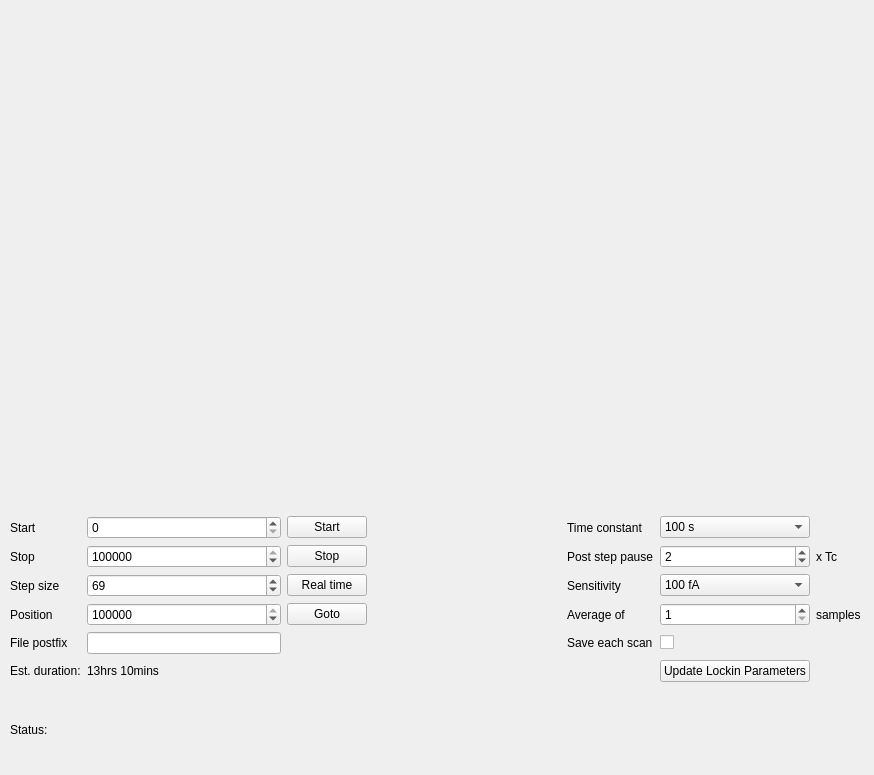
<?xml version="1.0" encoding="UTF-8"?>
<ui version="4.0">
 <class>MainWindow</class>
 <widget class="QMainWindow" name="MainWindow">
  <property name="geometry">
   <rect>
    <x>0</x>
    <y>0</y>
    <width>874</width>
    <height>775</height>
   </rect>
  </property>
  <property name="windowTitle">
   <string>MainWindow</string>
  </property>
  <widget class="QWidget" name="centralwidget">
   <widget class="QWidget" name="verticalLayoutWidget">
    <property name="geometry">
     <rect>
      <x>10</x>
      <y>10</y>
      <width>851</width>
      <height>761</height>
     </rect>
    </property>
    <layout class="QVBoxLayout" name="verticalLayout">
     <item>
      <widget class="QWidget" name="wplot" native="true">
       <property name="enabled">
        <bool>true</bool>
       </property>
       <property name="minimumSize">
        <size>
         <width>700</width>
         <height>500</height>
        </size>
       </property>
       <property name="maximumSize">
        <size>
         <width>2000</width>
         <height>2000</height>
        </size>
       </property>
      </widget>
     </item>
     <item>
      <layout class="QGridLayout" name="gridLayout_2">
       <item row="3" column="1">
        <widget class="QSpinBox" name="nPosition">
         <property name="maximum">
          <number>300000</number>
         </property>
         <property name="value">
          <number>135000</number>
         </property>
        </widget>
       </item>
       <item row="3" column="2">
        <widget class="QPushButton" name="btnGoto">
         <property name="text">
          <string>Goto</string>
         </property>
         <property name="checkable">
          <bool>false</bool>
         </property>
         <property name="autoDefault">
          <bool>false</bool>
         </property>
        </widget>
       </item>
       <item row="1" column="2">
        <widget class="QPushButton" name="btnStop">
         <property name="text">
          <string>Stop</string>
         </property>
         <property name="autoDefault">
          <bool>false</bool>
         </property>
        </widget>
       </item>
       <item row="2" column="0">
        <widget class="QLabel" name="label_3">
         <property name="text">
          <string>Step size</string>
         </property>
        </widget>
       </item>
       <item row="0" column="4">
        <widget class="QLabel" name="label_5">
         <property name="text">
          <string>Time constant</string>
         </property>
        </widget>
       </item>
       <item row="1" column="4">
        <widget class="QLabel" name="label_10">
         <property name="text">
          <string>Post step pause</string>
         </property>
        </widget>
       </item>
       <item row="0" column="2">
        <widget class="QPushButton" name="btnStart">
         <property name="text">
          <string notr="true">Start</string>
         </property>
         <property name="shortcut">
          <string notr="true"/>
         </property>
         <property name="autoDefault">
          <bool>false</bool>
         </property>
         <property name="default">
          <bool>false</bool>
         </property>
         <property name="flat">
          <bool>false</bool>
         </property>
        </widget>
       </item>
       <item row="2" column="2">
        <widget class="QPushButton" name="btnRealtime">
         <property name="text">
          <string>Real time</string>
         </property>
         <property name="autoDefault">
          <bool>false</bool>
         </property>
        </widget>
       </item>
       <item row="1" column="0">
        <widget class="QLabel" name="label_2">
         <property name="text">
          <string>Stop</string>
         </property>
        </widget>
       </item>
       <item row="3" column="3">
        <spacer name="horizontalSpacer_4">
         <property name="orientation">
          <enum>Qt::Horizontal</enum>
         </property>
         <property name="sizeHint" stdset="0">
          <size>
           <width>40</width>
           <height>20</height>
          </size>
         </property>
        </spacer>
       </item>
       <item row="0" column="1">
        <widget class="QSpinBox" name="nStart">
         <property name="maximum">
          <number>500000</number>
         </property>
        </widget>
       </item>
       <item row="0" column="0">
        <widget class="QLabel" name="label">
         <property name="text">
          <string>Start</string>
         </property>
        </widget>
       </item>
       <item row="2" column="3">
        <spacer name="horizontalSpacer_3">
         <property name="orientation">
          <enum>Qt::Horizontal</enum>
         </property>
         <property name="sizeHint" stdset="0">
          <size>
           <width>40</width>
           <height>20</height>
          </size>
         </property>
        </spacer>
       </item>
       <item row="3" column="0">
        <widget class="QLabel" name="label_4">
         <property name="text">
          <string>Position</string>
         </property>
        </widget>
       </item>
       <item row="4" column="4">
        <widget class="QLabel" name="label_8">
         <property name="text">
          <string>Save each scan</string>
         </property>
        </widget>
       </item>
       <item row="3" column="5">
        <widget class="QSpinBox" name="nAvg">
         <property name="minimum">
          <number>1</number>
         </property>
        </widget>
       </item>
       <item row="1" column="5">
        <widget class="QSpinBox" name="nPostmove">
         <property name="minimum">
          <number>0</number>
         </property>
         <property name="maximum">
          <number>30</number>
         </property>
         <property name="value">
          <number>2</number>
         </property>
        </widget>
       </item>
       <item row="3" column="4">
        <widget class="QLabel" name="label_7">
         <property name="text">
          <string>Average of</string>
         </property>
        </widget>
       </item>
       <item row="2" column="4">
        <widget class="QLabel" name="label_6">
         <property name="text">
          <string>Sensitivity</string>
         </property>
        </widget>
       </item>
       <item row="2" column="1">
        <widget class="QSpinBox" name="nStepsize">
         <property name="minimum">
          <number>1</number>
         </property>
         <property name="maximum">
          <number>500</number>
         </property>
         <property name="value">
          <number>69</number>
         </property>
        </widget>
       </item>
       <item row="0" column="3">
        <spacer name="horizontalSpacer">
         <property name="orientation">
          <enum>Qt::Horizontal</enum>
         </property>
         <property name="sizeHint" stdset="0">
          <size>
           <width>40</width>
           <height>20</height>
          </size>
         </property>
        </spacer>
       </item>
       <item row="1" column="3">
        <spacer name="horizontalSpacer_2">
         <property name="orientation">
          <enum>Qt::Horizontal</enum>
         </property>
         <property name="sizeHint" stdset="0">
          <size>
           <width>40</width>
           <height>20</height>
          </size>
         </property>
        </spacer>
       </item>
       <item row="4" column="5">
        <widget class="QCheckBox" name="cbSaveall">
         <property name="text">
          <string/>
         </property>
         <property name="checked">
          <bool>false</bool>
         </property>
        </widget>
       </item>
       <item row="0" column="5">
        <widget class="QComboBox" name="ddTc">
         <item>
          <property name="text">
           <string>100 s</string>
          </property>
         </item>
         <item>
          <property name="text">
           <string>30 s</string>
          </property>
         </item>
         <item>
          <property name="text">
           <string>10 s</string>
          </property>
         </item>
         <item>
          <property name="text">
           <string>3 s</string>
          </property>
         </item>
         <item>
          <property name="text">
           <string>1 s</string>
          </property>
         </item>
         <item>
          <property name="text">
           <string>300 ms</string>
          </property>
         </item>
         <item>
          <property name="text">
           <string>100 ms</string>
          </property>
         </item>
         <item>
          <property name="text">
           <string>30 ms</string>
          </property>
         </item>
         <item>
          <property name="text">
           <string>10 ms</string>
          </property>
         </item>
         <item>
          <property name="text">
           <string>3 ms</string>
          </property>
         </item>
         <item>
          <property name="text">
           <string>1 ms</string>
          </property>
         </item>
        </widget>
       </item>
       <item row="1" column="1">
        <widget class="QSpinBox" name="nStop">
         <property name="maximum">
          <number>500000</number>
         </property>
         <property name="value">
          <number>300000</number>
         </property>
        </widget>
       </item>
       <item row="2" column="5">
        <widget class="QComboBox" name="ddSens">
         <property name="maxVisibleItems">
          <number>20</number>
         </property>
         <item>
          <property name="text">
           <string>100 fA</string>
          </property>
         </item>
         <item>
          <property name="text">
           <string>200 fA</string>
          </property>
         </item>
         <item>
          <property name="text">
           <string>500 fA</string>
          </property>
         </item>
         <item>
          <property name="text">
           <string>1 pA</string>
          </property>
         </item>
         <item>
          <property name="text">
           <string>2 pA</string>
          </property>
         </item>
         <item>
          <property name="text">
           <string>5 pA</string>
          </property>
         </item>
         <item>
          <property name="text">
           <string>10 pA</string>
          </property>
         </item>
         <item>
          <property name="text">
           <string>20 pA</string>
          </property>
         </item>
         <item>
          <property name="text">
           <string>50 pA</string>
          </property>
         </item>
         <item>
          <property name="text">
           <string>100 pA</string>
          </property>
         </item>
         <item>
          <property name="text">
           <string>200 pA</string>
          </property>
         </item>
         <item>
          <property name="text">
           <string>500 pA</string>
          </property>
         </item>
         <item>
          <property name="text">
           <string>1 nA</string>
          </property>
         </item>
         <item>
          <property name="text">
           <string>2 nA</string>
          </property>
         </item>
         <item>
          <property name="text">
           <string>5 nA</string>
          </property>
         </item>
         <item>
          <property name="text">
           <string>10 nA</string>
          </property>
         </item>
         <item>
          <property name="text">
           <string>20 nA</string>
          </property>
         </item>
         <item>
          <property name="text">
           <string>50 nA</string>
          </property>
         </item>
         <item>
          <property name="text">
           <string>100 nA</string>
          </property>
         </item>
         <item>
          <property name="text">
           <string>200 nA</string>
          </property>
         </item>
         <item>
          <property name="text">
           <string>500 nA</string>
          </property>
         </item>
        </widget>
       </item>
       <item row="5" column="5">
        <widget class="QPushButton" name="btnUpdate">
         <property name="text">
          <string>Update Lockin Parameters</string>
         </property>
        </widget>
       </item>
       <item row="3" column="6">
        <widget class="QLabel" name="label_9">
         <property name="text">
          <string>samples</string>
         </property>
        </widget>
       </item>
       <item row="1" column="6">
        <widget class="QLabel" name="label_11">
         <property name="text">
          <string>x Tc</string>
         </property>
        </widget>
       </item>
       <item row="5" column="0">
        <widget class="QLabel" name="label_12">
         <property name="text">
          <string>Est. duration:</string>
         </property>
        </widget>
       </item>
       <item row="5" column="1" colspan="2">
        <widget class="QLabel" name="lblEstduration">
         <property name="text">
          <string>13hrs 10mins</string>
         </property>
        </widget>
       </item>
       <item row="4" column="0">
        <widget class="QLabel" name="label_13">
         <property name="text">
          <string>File postfix</string>
         </property>
        </widget>
       </item>
       <item row="4" column="1">
        <widget class="QLineEdit" name="fileprefix">
         <property name="maxLength">
          <number>32</number>
         </property>
        </widget>
       </item>
      </layout>
     </item>
     <item>
      <widget class="QLabel" name="statusBar">
       <property name="text">
        <string>Status: </string>
       </property>
      </widget>
     </item>
    </layout>
   </widget>
  </widget>
 </widget>
 <resources/>
 <connections/>
</ui>
